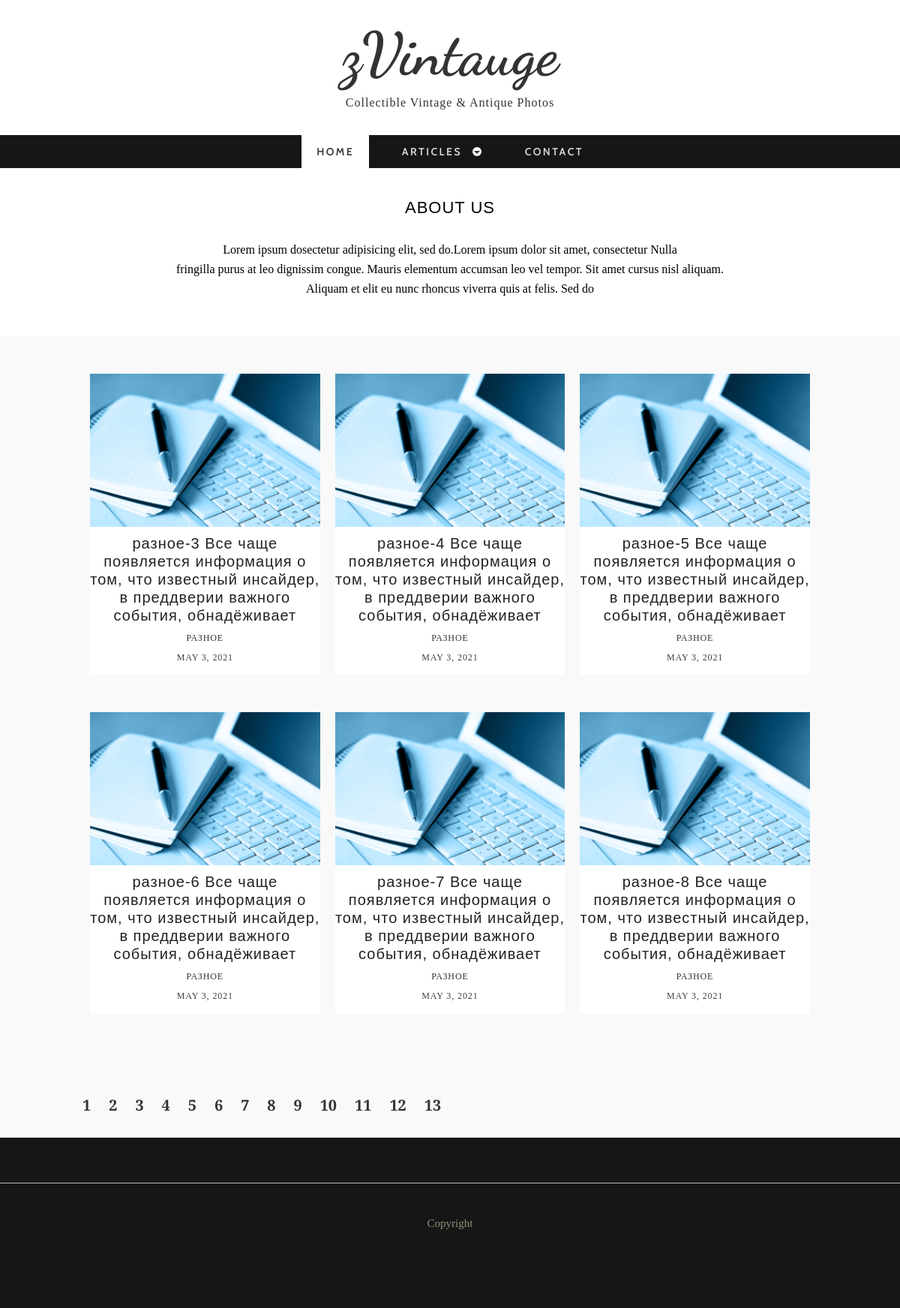
The page /articles?page=4 on the database its author committed.
### tables this page shows
CREATE TABLE `posts` (
  `ID` int(11) NOT NULL,
  `ACTIVE` tinyint(1) NOT NULL,
  `TITLE` varchar(255) NOT NULL,
  `CODE` varchar(255) NOT NULL,
  `CONTENT` text NOT NULL,
  `CATEGORY_ID` int(11) NOT NULL,
  `AUTHOR_ID` int(11) NOT NULL,
  `DATE` datetime NOT NULL
);

### controller/init.php (called while the page is built, shortened)
<?php
require_once $_SERVER["DOCUMENT_ROOT"] . '/classes/posts.php';
require_once $_SERVER["DOCUMENT_ROOT"] . '/classes/categories.php';
if (strpos($_SERVER['REQUEST_URI'], 'articles') != false && empty($_REQUEST['category'])) {
    $arArticles = [];
    $countPosts = Posts::countPosts();
    $pages = ceil($countPosts['COUNT'] / 6);
    $offset = empty($_REQUEST['page']) || $_REQUEST['page'] == 1 ? 0 : ($_REQUEST['page'] - 1) * 6;
    $arPosts = Posts::getPostsList(['ID', 'ACTIVE', 'TITLE', 'CODE', 'CATEGORY_ID','DATE'], [], ['DATE' => 'DESC'], ['limit' => 6, 'offset' => $offset]);
    foreach ($arPosts as $post) {
        if ($post['ACTIVE'] == true) {
            $category = Categories::getСategory($post['CATEGORY_ID'], ['NAME', 'CODE']);
            $post['CATEGORY_NAME'] = $category['NAME'];
            $post['CATEGORY_CODE'] = $category['CODE'];
            $arArticles[] = $post;
        }
    }
}

### classes/DB.php (called while the page is built, shortened)
<?php
class DB
{
    private static $host = 'localhost';
    private static $database = 'articles';
    private static $user = 'test';
    private static $password = 'test';
    protected static function query($query)
    {
        try {
            $dsn = "mysql:dbname=" . self::$database . ";host=" . self::$host;
            $dbh = new PDO($dsn, self::$user, self::$password);
            $dbh->exec("set names utf8");
            $dbh->setAttribute(PDO::ATTR_ERRMODE, PDO::ERRMODE_EXCEPTION);
        } catch (PDOException $e) {
            die ('Ошибка подключения:' . $e->getMessage());
        }
        $resQuery = [];
        foreach ($dbh->query($query, PDO::FETCH_ASSOC) as $row) {
            $resQuery[] = $row;
        }
        return $resQuery;
    }
}

### classes/posts.php (called while the page is built, shortened)
<?php
    require_once $_SERVER["DOCUMENT_ROOT"] . '/classes/DB.php';
    class Posts extends DB
    {
        public static function getPostsList(array $arSelect, array $arFilter, array $arOrder, array $arLimit): array
        {
            $select = !empty($arSelect) ? implode(",", $arSelect) : '*';
            $sql = "SELECT {$select} FROM `posts`";
            $order = !empty($arOrder) ? self::editParameters($arOrder, ' ', ",") : 'ID ASC';
            $sql .= " ORDER BY {$order}";
            if (!empty($arLimit) && isset($arLimit['limit'])) {
                $sql .= " LIMIT {$arLimit['limit']} ";
                $sql .= isset($arLimit['offset']) ? " OFFSET {$arLimit['offset']} " : "";
            }
            return self::query($sql);
        }
        public static function countPosts($arFilter=[])
        {
            $sql ="SELECT count(*) as COUNT FROM posts";
            return self::query($sql)[0];
        }
        private static function editParameters($arParam, $connector, $separator, $otherConnector = '')
        {
            $array = [];
            foreach ($arParam as $key => $value) {
                $array[] = $key . $connector . $otherConnector . $value . $otherConnector;
            }
            return implode($separator, $array);
        }
    }

### classes/categories.php (called while the page is built, shortened)
<?php
require_once $_SERVER["DOCUMENT_ROOT"] . '/classes/DB.php';
class Categories extends DB
{
    public static function getСategory($id, array $arSelect)
    {
        $select = !empty($arSelect) ? implode(",", $arSelect) : '*';
        $sql = "SELECT {$select} FROM `categories` WHERE ID={$id}";
        $res = self::query($sql);
        return (count($res) == 1) ? $res[0] : false;
    }
}

### articles/index.php (the view, shortened to what this page needs)
<?php
    require_once $_SERVER["DOCUMENT_ROOT"] . '/includes/header.php';
?>
    <div id="container">
        <div class="wrap-container">
            <section class="content-box box-1">
                <div class="zerogrid">
                    <div class="wrap-box">
                        <div class="box-header">
                            <h2>ABOUT US</h2>
                        </div>
                        <div class="box-content">
                            <p>Lorem ipsum dosectetur adipisicing elit, sed do.Lorem ipsum dolor sit amet, consectetur
                                Nulla <br>fringilla purus at leo dignissim congue. Mauris elementum accumsan leo vel
                                tempor. Sit amet cursus nisl aliquam. <br>Aliquam et elit eu nunc rhoncus viverra quis
                                at felis. Sed do</p>
                        </div>
                    </div>
                </div>
            </section>
        </div>
    </div>
    <div id="container">
        <div class="wrap-container">
            <section class="content-box box-style-1 box-2">
                <div class="zerogrid">
                    <div class="wrap-box">
                        <div class="row">
                            <?php if(!empty($arArticles)):
                            foreach ($arArticles as $article):?>
                            <div class="col-1-3">
                                <div class="wrap-col">
                                    <article>
                                        <div class="post-thumbnail-wrap">
                                            <a href="/articles/<?= $article['ID'] ?>" class="portfolio-box">
                                                <img src="../images/stati.jpg" alt="">
                                            </a>
                                        </div>
                                        <div class="entry-header ">
                                            <h3 class="entry-title"><?= $article['TITLE'] ?></h3>
                                            <div class="l-tags"><a href="/articles/<?= $article['CATEGORY_CODE'] ?>"><?= $article['CATEGORY_NAME'] ?></a>
                                            </div>
                                            <div class="l-tags"><?= date('F j, Y', strtotime($article['DATE'])); ?>
                                            </div>
                                        </div>
                                    </article>
                                </div>
                            </div>
                            <?php endforeach;
                            endif; ?>
                        </div>
                    </div>
                    <div class="pages">
                        <?php if(isset($pages)):
                            for($i=1;$i<=$pages; $i++): ?>
                                <a href="/articles?page=<?= $i ?>"><?= $i ?></a>
                            <?php endfor;
                        endif; ?>
                    </div>
                </div>
            </section>
        </div>
    </div>
<?php
    require_once $_SERVER["DOCUMENT_ROOT"] . '/includes/footer.php';
?>

### css/zerogrid.css (style rules this page uses)
.zerogrid { width: 1000px; position: relative; margin: 0 auto; padding: 0px; }
.zerogrid:after { content: "\0020"; display: block; height: 0; clear: both; visibility: hidden; }
.zerogrid .row:before, .row:after { content: '\0020'; display: block; overflow: hidden; visibility: hidden; width: 0; height: 0; }
.zerogrid .row:after { clear: both; }
.zerogrid .row { zoom: 1; }
.zerogrid .wrap-col { margin: 10px; }
.zerogrid .col-1-2, .zerogrid .col-1-3, .zerogrid .col-2-3, .zerogrid .col-1-4, .zerogrid .col-2-4, .zerogrid .col-3-4, .zerogrid .col-1-5, .zerogrid .col-2-5, .zerogrid .col-3-5, .zerogrid .col-4-5, .zerogrid .col-1-6, .zerogrid .col-2-6, .zerogrid .col-3-6, .zerogrid .col-4-6, .zerogrid .col-5-6 { float: left; display: inline-block; }
.zerogrid .col-1-3, .zerogrid .col-1-3-fixed { width: 33.33%; }

### css/style.css (style rules this page uses)
a, abbr, acronym, address, applet, article, aside, audio, b, blockquote, big, body, center, canvas, caption, cite, code, command, datalist, dd, del, details, dfn, dl, div, dt, em, embed, fieldset, figcaption, figure, font, footer, form, h1, h2, h3, h4, h5, h6, header, hgroup, html, i, iframe, img, ins, kbd, keygen, label, legend, li, meter, nav, object, ol, output, p, pre, progress, q, s, samp, section, small, span, source, strike, strong, sub, sup, table, tbody, tfoot, thead, th, tr, tdvideo, tt, u, ul, var { background: transparent; border: 0 none; font-size: 100%; margin: 0; padding: 0; border: 0; outline: 0; vertical-align: top; }
img { vertical-align: top; }
article, aside, audio, canvas, command, datalist, details, embed, figcaption, figure, footer, header, hgroup, keygen, meter, nav, output, progress, section, source, video { display: block; }
* { -webkit-box-sizing: border-box; -moz-box-sizing: border-box; box-sizing: border-box; }
html { -webkit-text-size-adjust: none; }
img { max-width: 100%; height: auto; width: auto \9; }
a { color: #333; text-decoration: none; }
h1, h2 { font-size: 25px; line-height: 30px; }
h3, h4 { font-size: 20px; line-height: 20px; }
h1, h2, h3, h4, h5, h6 { clear: both; hyphens: auto; color: #000; line-height: 1.2; font-family: 'Montserrat', sans-serif; letter-spacing: 1px; }
p { margin: 10px 0; }
.post:after, .post:before, article:after, article:before, section:after, section:before { clear: both; content: '\0020'; display: block; visibility: hidden; width: 0; height: 0; }
html, body { width: 100%; padding: 0; margin: 0; }
body { font: 16px/26px Arial, Helvetica, sans-serif; font-family: 'Crimson Text', serif; background: #fff; }
.content-box .wrap-box { padding: 40px 10px; position: relative; }
.content-box .box-header { margin: 0 0 30px; text-align: center; }
.content-box .box-header h2 { font-size: 22px; display: block; text-transform: uppercase; font-weight: 500; }
.content-box.box-style-1 { background: #f9f9f9; }
.content-box.box-1 { text-align: center; }
article { background: #ffffff; color: #3F3F3F; margin-bottom: 40px; padding-bottom: 10px; }
article:after, article:before { clear: both; content: '\0020'; display: block; visibility: hidden; width: 0; height: 0; }
article .post-thumbnail-wrap { text-align: center; width: 100%; margin-bottom: 10px; }
article h3.entry-title { font-size: 20px; margin: 10px 0 5px; font-weight: 500; letter-spacing: 1px; color: #222; }
article .l-tags { text-align: center; font-size: 12px; font-family: 'Crimson Text', serif; text-transform: uppercase; letter-spacing: .9px; }
article .l-tags a { color: #333; }
article .entry-header { text-align: center; }
.portfolio-box { display: block; position: relative; margin: 0 auto; }
.pages { margin: 30px auto; }
.pages a { font-size: 20px; margin: 0 10px; font-weight: bold; }

### rows shown on the page
posts: TITLE "разное-3 Все чаще появляется информация о том, что известный инсайдер, в преддверии важного события, обнадёживает", CATEGORY_NAME "РАЗНОЕ", DATE "MAY 3, 2021"
posts: TITLE "разное-4 Все чаще появляется информация о том, что известный инсайдер, в преддверии важного события, обнадёживает", CATEGORY_NAME "РАЗНОЕ", DATE "MAY 3, 2021"
posts: TITLE "разное-5 Все чаще появляется информация о том, что известный инсайдер, в преддверии важного события, обнадёживает", CATEGORY_NAME "РАЗНОЕ", DATE "MAY 3, 2021"
posts: TITLE "разное-6 Все чаще появляется информация о том, что известный инсайдер, в преддверии важного события, обнадёживает", CATEGORY_NAME "РАЗНОЕ", DATE "MAY 3, 2021"
posts: TITLE "разное-7 Все чаще появляется информация о том, что известный инсайдер, в преддверии важного события, обнадёживает", CATEGORY_NAME "РАЗНОЕ", DATE "MAY 3, 2021"
posts: TITLE "разное-8 Все чаще появляется информация о том, что известный инсайдер, в преддверии важного события, обнадёживает", CATEGORY_NAME "РАЗНОЕ", DATE "MAY 3, 2021"
